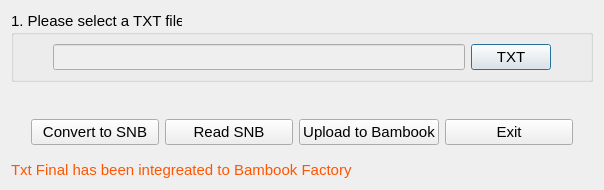
<?xml version="1.0" encoding="UTF-8"?>
<ui version="4.0">
 <class>TxtMainWindow</class>
 <widget class="QDialog" name="TxtMainWindow">
  <property name="geometry">
   <rect>
    <x>0</x>
    <y>0</y>
    <width>604</width>
    <height>190</height>
   </rect>
  </property>
  <property name="font">
   <font>
    <pointsize>11</pointsize>
   </font>
  </property>
  <property name="windowTitle">
   <string>Txt Final</string>
  </property>
  <property name="styleSheet">
   <string notr="true">QDialog{
	background-image: url(:/images/pdfback.jpg);
    background-repeat: no-repeat;
}

QWidget{
font: 11pt &quot;MS Shell Dlg 2&quot;;
}

QRadioButton{
	font: 75 12pt &quot;MS Shell Dlg 2&quot;;
}
</string>
  </property>
  <layout class="QVBoxLayout" name="verticalLayout">
   <item>
    <widget class="QGroupBox" name="groupBox">
     <property name="title">
      <string>1. Please select a TXT file</string>
     </property>
     <layout class="QHBoxLayout" name="horizontalLayout_6">
      <item>
       <layout class="QHBoxLayout" name="horizontalLayout">
        <property name="leftMargin">
         <number>30</number>
        </property>
        <property name="rightMargin">
         <number>30</number>
        </property>
        <item>
         <widget class="QLineEdit" name="editTxtFile">
          <property name="enabled">
           <bool>false</bool>
          </property>
         </widget>
        </item>
        <item>
         <widget class="QPushButton" name="btnSelectTxt">
          <property name="text">
           <string>TXT</string>
          </property>
          <property name="icon">
           <iconset resource="bf.qrc">
            <normaloff>:/images/txt.png</normaloff>:/images/txt.png</iconset>
          </property>
          <property name="iconSize">
           <size>
            <width>32</width>
            <height>32</height>
           </size>
          </property>
         </widget>
        </item>
       </layout>
      </item>
     </layout>
    </widget>
   </item>
   <item>
    <spacer name="verticalSpacer">
     <property name="orientation">
      <enum>Qt::Vertical</enum>
     </property>
     <property name="sizeHint" stdset="0">
      <size>
       <width>20</width>
       <height>40</height>
      </size>
     </property>
    </spacer>
   </item>
   <item>
    <layout class="QHBoxLayout" name="horizontalLayout_5">
     <property name="spacing">
      <number>6</number>
     </property>
     <property name="leftMargin">
      <number>20</number>
     </property>
     <property name="topMargin">
      <number>10</number>
     </property>
     <property name="rightMargin">
      <number>20</number>
     </property>
     <property name="bottomMargin">
      <number>10</number>
     </property>
     <item>
      <widget class="QPushButton" name="btnConvert">
       <property name="text">
        <string>Convert to SNB</string>
       </property>
      </widget>
     </item>
     <item>
      <widget class="QPushButton" name="btnRead">
       <property name="text">
        <string>Read SNB</string>
       </property>
      </widget>
     </item>
     <item>
      <widget class="QPushButton" name="btnUpload">
       <property name="text">
        <string>Upload to Bambook</string>
       </property>
      </widget>
     </item>
     <item>
      <widget class="QPushButton" name="btnExit">
       <property name="text">
        <string>Exit</string>
       </property>
      </widget>
     </item>
    </layout>
   </item>
   <item>
    <widget class="QLabel" name="labelStatus">
     <property name="styleSheet">
      <string notr="true">color: rgb(255, 85, 0);
font: 11pt &quot;MS Shell Dlg 2&quot;;</string>
     </property>
     <property name="text">
      <string>Txt Final has been integreated to Bambook Factory</string>
     </property>
     <property name="textFormat">
      <enum>Qt::PlainText</enum>
     </property>
     <property name="wordWrap">
      <bool>true</bool>
     </property>
     <property name="textInteractionFlags">
      <set>Qt::LinksAccessibleByMouse|Qt::TextSelectableByKeyboard|Qt::TextSelectableByMouse</set>
     </property>
    </widget>
   </item>
  </layout>
 </widget>
 <resources>
  <include location="bf.qrc"/>
 </resources>
 <connections/>
</ui>
